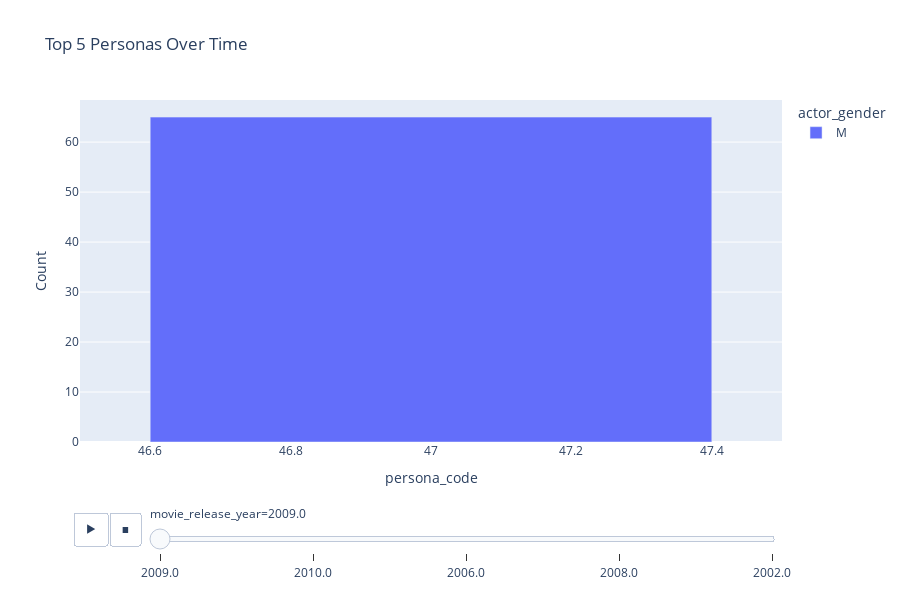

The notebook cell this image was saved under:
### Code cell
import pandas as pd
import plotly.express as px

# Assuming 'final_persona_char_movie_role' is your DataFrame
# Replace it with your actual DataFrame name

# Example DataFrame
# final_persona_char_movie_role = ...

# Calculate the count of each persona_code
persona_counts = final_persona_char_movie_role.groupby(['movie_release_year', 'actor_gender', 'character_type', 'persona_code']).size().reset_index(name='count')

# Filter the top 5 personas based on user selections
filtered_data = persona_counts[(persona_counts['actor_gender'] == 'M') & (persona_counts['character_type'] == 'main')]

# Sort the data to get the top 5 personas
top_5_personas = filtered_data.sort_values(by='count', ascending=False).head(5)

# Create a bar chart with a horizontal scrollbar
fig = px.bar(
    top_5_personas,
    x='persona_code',
    y='count',
    color='actor_gender',
    animation_frame='movie_release_year',
    title='Top 5 Personas Over Time',
    labels={'count': 'Count'},
    category_orders={'actor_gender': ['M', 'F'], 'character_type': ['main', 'side']},
)

# Update layout to improve visibility
fig.update_layout(
    height=600,
    showlegend=True,
)

# Show the interactive plot
fig.show()

### Figure 1 — Plotly figure (JSON) as saved in the notebook; plotly's stock layout.template omitted (floating-point values rounded to 4 significant figures)
{"data": [{"alignmentgroup": "True", "hovertemplate": "actor_gender=M<br>movie_release_year=2009.0<br>persona_code=%{x}<br>Count=%{y}<extra></extra>", "legendgroup": "M", "marker": {"color": "#636efa", "pattern": {"shape": ""}}, "name": "M", "offsetgroup": "M", "orientation": "v", "showlegend": true, "textposition": "auto", "type": "bar", "x": [47], "xaxis": "x", "y": [65], "yaxis": "y"}], "layout": {"barmode": "relative", "height": 600, "legend": {"title": {"text": "actor_gender"}, "tracegroupgap": 0}, "showlegend": true, "sliders": [{"active": 0, "currentvalue": {"prefix": "movie_release_year="}, "len": 0.9, "pad": {"b": 10, "t": 60}, "steps": [{"args": [["2009.0"], {"frame": {"duration": 0, "redraw": true}, "fromcurrent": true, "mode": "immediate", "transition": {"duration": 0, "easing": "linear"}}], "label": "2009.0", "method": "animate"}, {"args": [["2010.0"], {"frame": {"duration": 0, "redraw": true}, "fromcurrent": true, "mode": "immediate", "transition": {"duration": 0, "easing": "linear"}}], "label": "2010.0", "method": "animate"}, {"args": [["2006.0"], {"frame": {"duration": 0, "redraw": true}, "fromcurrent": true, "mode": "immediate", "transition": {"duration": 0, "easing": "linear"}}], "label": "2006.0", "method": "animate"}, {"args": [["2008.0"], {"frame": {"duration": 0, "redraw": true}, "fromcurrent": true, "mode": "immediate", "transition": {"duration": 0, "easing": "linear"}}], "label": "2008.0", "method": "animate"}, {"args": [["2002.0"], {"frame": {"duration": 0, "redraw": true}, "fromcurrent": true, "mode": "immediate", "transition": {"duration": 0, "easing": "linear"}}], "label": "2002.0", "method": "animate"}], "x": 0.1, "xanchor": "left", "y": 0, "yanchor": "top"}], "title": {"text": "Top 5 Personas Over Time"}, "updatemenus": [{"buttons": [{"args": [null, {"frame": {"duration": 500, "redraw": true}, "fromcurrent": true, "mode": "immediate", "transition": {"duration": 500, "easing": "linear"}}], "label": "&#9654;", "method": "animate"}, {"args": [[null], {"frame": {"duration": 0, "redraw": true}, "fromcurrent": true, "mode": "immediate", "transition": {"duration": 0, "easing": "linear"}}], "label": "&#9724;", "method": "animate"}], "direction": "left", "pad": {"r": 10, "t": 70}, "showactive": false, "type": "buttons", "x": 0.1, "xanchor": "right", "y": 0, "yanchor": "top"}], "xaxis": {"anchor": "y", "domain": [0, 1], "title": {"text": "persona_code"}}, "yaxis": {"anchor": "x", "domain": [0, 1], "title": {"text": "Count"}}}}
